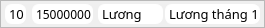
   <widget class="QFrame" name="frame_Thu_3">
    <property name="geometry">
     <rect>
      <x>960</x>
      <y>540</y>
      <width>265</width>
      <height>28</height>
     </rect>
    </property>
    <property name="styleSheet">
     <string notr="true">#frame_Thu_3{
	background-color: #05BFDB;
	border-radius: 10;
	border: 1px solid white;
	color: white
}</string>
    </property>
    <property name="frameShape">
     <enum>QFrame::StyledPanel</enum>
    </property>
    <property name="frameShadow">
     <enum>QFrame::Raised</enum>
    </property>
    <widget class="QLabel" name="label_day_thu3">
     <property name="geometry">
      <rect>
       <x>5</x>
       <y>4</y>
       <width>21</width>
       <height>20</height>
      </rect>
     </property>
     <property name="font">
      <font>
       <family>SamsungOne</family>
       <pointsize>10</pointsize>
       <bold>false</bold>
      </font>
     </property>
     <property name="styleSheet">
      <string notr="true">
	background-color: white;
	border-radius: 7;
	border: 1px solid white;
	color: black
</string>
     </property>
     <property name="text">
      <string>10</string>
     </property>
    </widget>
    <widget class="QLabel" name="label_money_thu3">
     <property name="geometry">
      <rect>
       <x>32</x>
       <y>4</y>
       <width>61</width>
       <height>20</height>
      </rect>
     </property>
     <property name="font">
      <font>
       <family>SamsungOne</family>
       <bold>false</bold>
      </font>
     </property>
     <property name="styleSheet">
      <string notr="true">
	background-color: white;
	border-radius: 7;
	border: 1px solid white;
	color: black
</string>
     </property>
     <property name="text">
      <string>15000000</string>
     </property>
    </widget>
    <widget class="QLabel" name="label_content_thu3">
     <property name="geometry">
      <rect>
       <x>165</x>
       <y>4</y>
       <width>95</width>
       <height>20</height>
      </rect>
     </property>
     <property name="font">
      <font>
       <family>SamsungOne</family>
       <pointsize>10</pointsize>
       <bold>false</bold>
      </font>
     </property>
     <property name="styleSheet">
      <string notr="true">
	background-color: white;
	border-radius: 7;
	border: 1px solid white;
	color: black
</string>
     </property>
     <property name="text">
      <string>Lương tháng 12</string>
     </property>
    </widget>
    <widget class="QLabel" name="label_typethu3">
     <property name="geometry">
      <rect>
       <x>98</x>
       <y>4</y>
       <width>65</width>
       <height>20</height>
      </rect>
     </property>
     <property name="font">
      <font>
       <family>SamsungOne</family>
       <pointsize>10</pointsize>
       <bold>false</bold>
      </font>
     </property>
     <property name="styleSheet">
      <string notr="true">
	background-color: white;
	border-radius: 7;
	border: 1px solid white;
	color: black
</string>
     </property>
     <property name="text">
      <string>Lương</string>
     </property>
    </widget>
   </widget>
